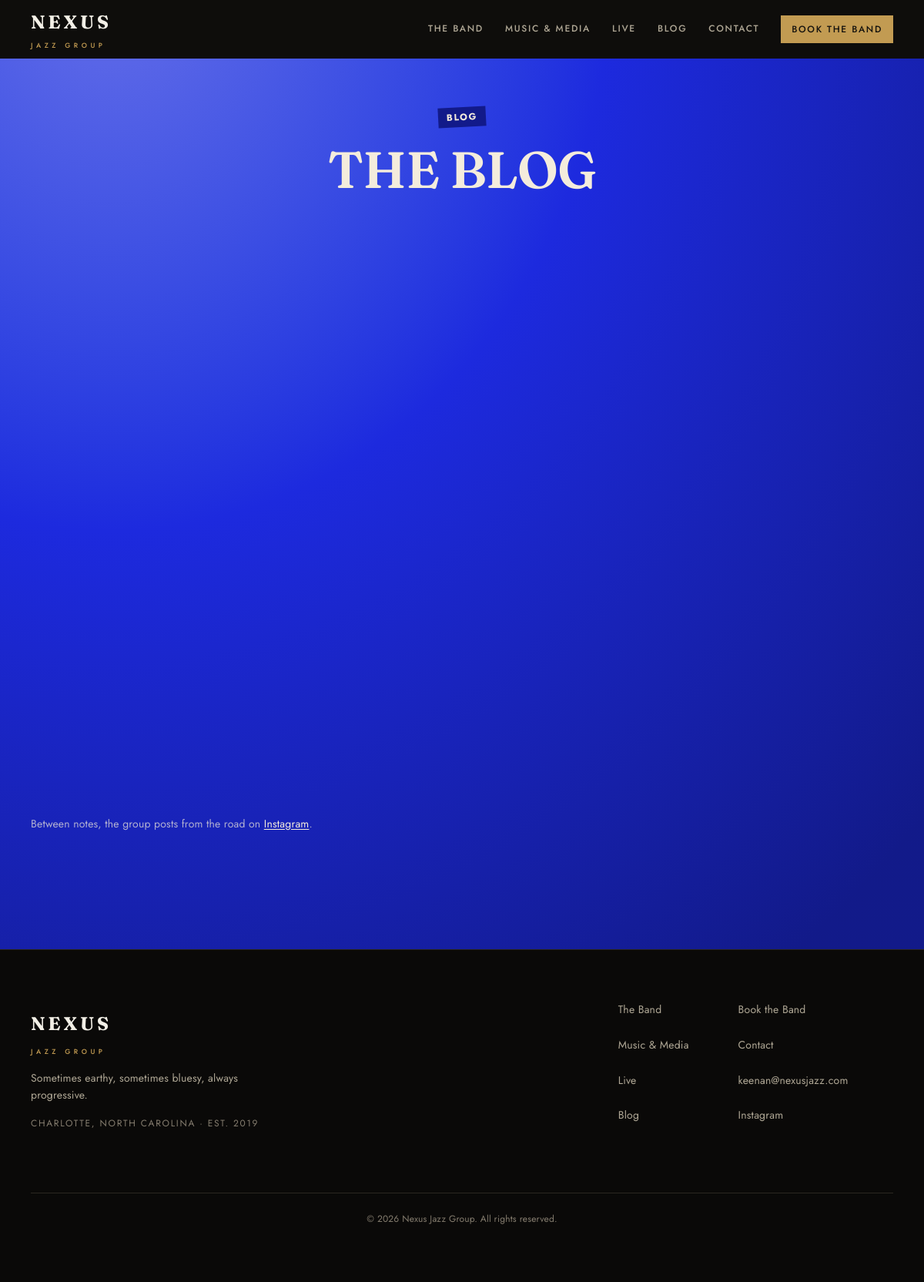
Before: /blog/category/live/ with the older database file.
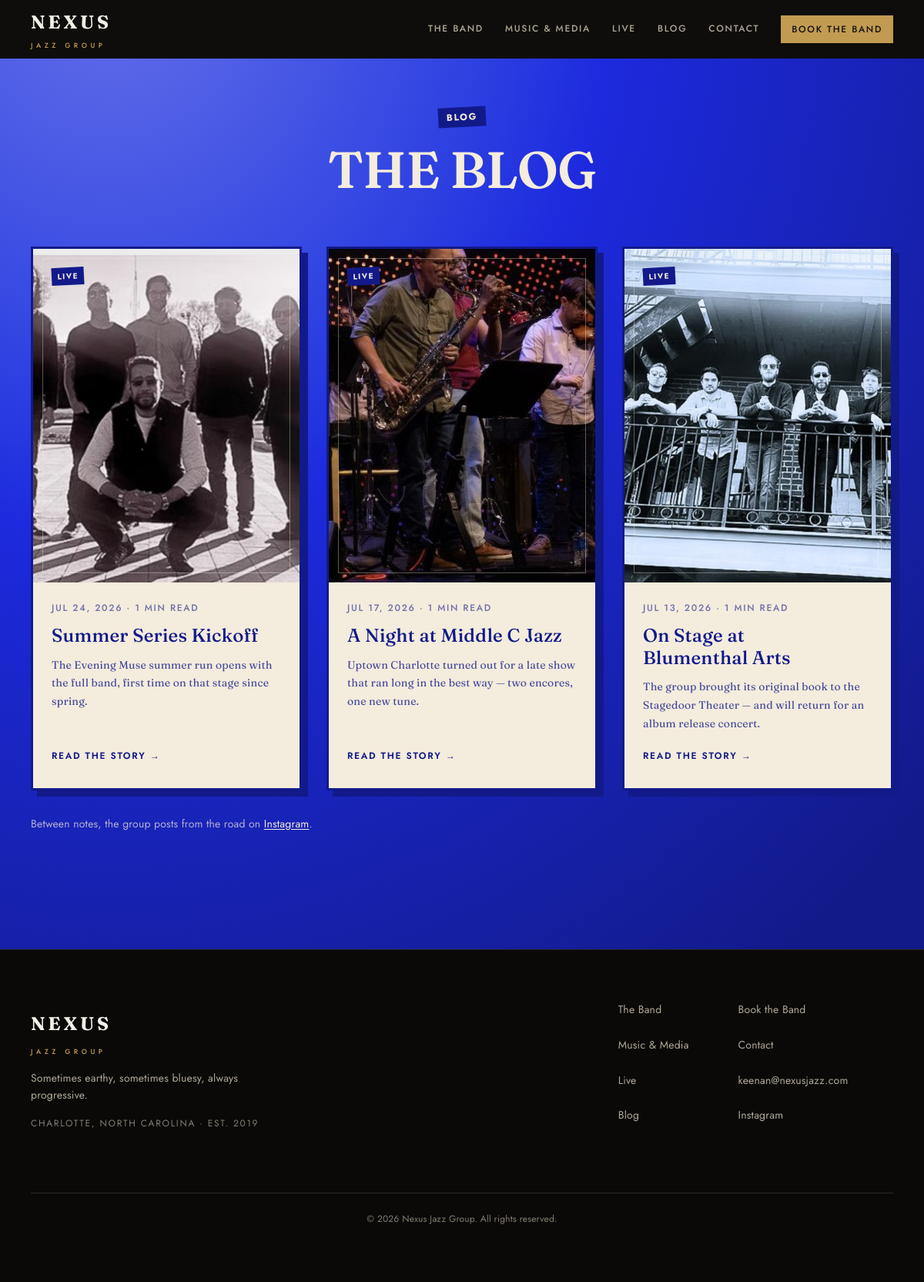
After: the same page with the newer database file.
### apps/core/models.py (models this page shows, shortened)
class SiteSettings(models.Model):
    site_name = models.CharField(max_length=200, default="My Business")
    tagline = models.CharField(max_length=300, blank=True)
    phone_display = models.CharField(max_length=50, blank=True)
    phone_tel = models.CharField(max_length=30, blank=True)
    email = models.EmailField(blank=True)
    address = models.TextField(blank=True)
    hours = models.TextField(blank=True)
    map_embed_url = models.URLField(blank=True)
    facebook_url = models.URLField(blank=True)
    instagram_url = models.URLField(blank=True)
    youtube_url = models.URLField(blank=True)
    twitter_url = models.URLField(blank=True)
    linkedin_url = models.URLField(blank=True)
    alert_enabled = models.BooleanField(default=False)
    alert_message = models.CharField(max_length=160, blank=True)
    alert_color = ColorField(default="#C44444")
    class Meta:
        verbose_name = "Site Settings"
        verbose_name_plural = "Site Settings"

### apps/blog/models.py (models this page shows, shortened)
class BlogPost(models.Model):
    title = models.CharField(max_length=200)
    slug = models.SlugField(max_length=220, unique=True)
    author = models.ForeignKey(
        settings.AUTH_USER_MODEL,
        null=True,
        blank=True,
        on_delete=models.SET_NULL,
        related_name="blog_posts",
    )
    category = models.ForeignKey(
        BlogCategory,
        null=True,
        blank=True,
        on_delete=models.SET_NULL,
        related_name="posts",
    )
    tags = models.ManyToManyField(BlogTag, blank=True, related_name="posts")
    featured_image = models.ImageField(upload_to="blog/", blank=True, null=True)
    image_focal_y = models.FloatField(default=0.5)
    excerpt = models.CharField(max_length=300, blank=True)
    body = models.TextField()
    is_published = models.BooleanField(default=False)
    published_at = models.DateTimeField(null=True, blank=True)
    meta_description = models.CharField(max_length=160, blank=True)
    meta_keywords = models.CharField(max_length=255, blank=True)
    created_at = models.DateTimeField(auto_now_add=True)
    updated_at = models.DateTimeField(auto_now=True)
    class Meta:
        ordering = ["-published_at", "-created_at"]
        verbose_name = "Blog Post"
        verbose_name_plural = "Blog Posts"
    @property
    def reading_time(self):
        word_count = len(self.body.split())
        minutes = max(1, round(word_count / 200))
        return f"{minutes} min read"

class BlogCategory(models.Model):
    name = models.CharField(max_length=200, unique=True)
    slug = models.SlugField(max_length=220, unique=True, blank=True)
    description = models.TextField(blank=True)
    is_active = models.BooleanField(default=True)
    class Meta:
        ordering = ["name"]
        verbose_name = "Blog Category"
        verbose_name_plural = "Blog Categories"

### apps/blog/views.py (the view)
# urls.py: path("category/<slug:slug>/", views.by_category, name="blog_by_category"),
def by_category(request, slug):
    category = get_object_or_404(BlogCategory, slug=slug, is_active=True)
    posts = BlogPost.objects.filter(category=category, is_published=True)
    paginator = Paginator(posts, 10)
    page_obj = paginator.get_page(request.GET.get("page"))
    context = {
        "category": category,
        "page_obj": page_obj,
        "posts": page_obj,
    }
    return render(request, "blog/list.html", context)

### apps/core/context_processors.py (called while the page is built)
def site_settings(request):
    try:
        settings_obj = SiteSettings.objects.first()
    except Exception:
        settings_obj = None
    return {
        "site_settings": settings_obj,
    }

### apps/core/templatetags/assets.py (called while the page is built)
@register.simple_tag
def static_v(path):
    url = static(path)
    try:
        found = finders.find(path)
        if found:
            stamp = int(os.path.getmtime(Path(found)))
            sep = "&" if "?" in url else "?"
            return f"{url}{sep}v={stamp}"
    except Exception:
        pass
    return url

### templates/blog/list.html (shortened to what this page needs)
{% extends "base.html" %}
{% block content %}
<div class="news-retro">
  <header class="page-head">
    <div class="container">
      <div class="news-retro__head">
        <p class="news-retro__kicker">Blog</p>
        <h1 class="news-retro__heading">The Blog</h1>
      </div>
    </div>
  </header>
  <section class="section-x section-x--flush" aria-label="Blog posts">
    <div class="container">
      <div class="post-cards post-cards--retro">
        {% for post in posts %}
        <div class="reveal {% cycle '' 'reveal-d1' 'reveal-d2' %}">
          {% include "blog/_post_card.html" with post=post %}
        </div>
        {% empty %}
        <p class="empty-note">No posts yet — the first note lands soon.</p>
        {% endfor %}
      </div>
      <p class="news-retro__end">Between notes, the group posts from the road on
        {% if site_settings.instagram_url %}<a href="{{ site_settings.instagram_url }}" target="_blank" rel="noopener">Instagram</a>{% else %}Instagram{% endif %}.
      </p>
    </div>
  </section>
</div>
{% endblock %}

### templates/base.html (shortened to what this page needs)
<!DOCTYPE html>
<html lang="en">
<head>
  {% load static %}
  {% load assets %}
  <link rel="stylesheet" href="{% static_v 'css/theme.css' %}">
  <link rel="stylesheet" href="{% static_v 'css/base.css' %}">
  <link rel="stylesheet" href="{% static_v 'css/nexus.css' %}">
</head>
<body class="{% block body_class %}{% endblock %}">
  {% include "partials/_nav.html" %}
  <main class="main-content" id="main">
    {% block content %}{% endblock %}
  </main>
  {% include "partials/_footer.html" %}
</body>
</html>

### templates/partials/_nav.html (shortened to what this page needs)
{% load static %}
<nav class="nav" data-sticky>
  <div class="nav__inner">
    <a class="nav__brand" href="{% url 'home' %}" aria-label="Nexus Jazz Group — home">
      <span class="brand-word">Nexus</span>
      <span class="brand-sub">Jazz Group</span>
    </a>
    <ul class="nav__links">
      <li><a href="{% url 'team' %}">The Band</a></li>
      <li><a href="{% url 'gallery' %}">Music &amp; Media</a></li>
      <li><a href="{% url 'events_index' %}">Live</a></li>
      <li><a href="{% url 'blog_index' %}">Blog</a></li>
      <li><a href="{% url 'contact' %}">Contact</a></li>
      <li class="nav__cta"><a class="btn btn--book" href="{% url 'booking' %}">Book the Band</a></li>
    </ul>
  </div>
</nav>

### templates/blog/_post_card.html (shortened to what this page needs)
<a class="post-card{% if not post.featured_image %} post-card--plate{% endif %}" href="{% url 'blog_detail' post.slug %}">
  <div class="post-card__cover">
    {% if post.featured_image %}
    <img src="{{ post.featured_image.url }}" alt=""
         style="object-position: center {% widthratio post.image_focal_y 1 100 %}%"
         loading="lazy" decoding="async">
    {% else %}
    <div class="post-card__plate" aria-hidden="true">
      <span class="post-card__plate-label">Nexus Jazz Group</span>
      <span class="post-card__plate-title">{{ post.title }}</span>
      <span class="post-card__plate-rule"></span>
    </div>
    {% endif %}
    <span class="post-card__tag">{% if post.category %}{{ post.category.name }}{% else %}Blog{% endif %}</span>
  </div>
  <div class="post-card__body">
    <p class="post-card__date">
      <time datetime="{{ post.published_at|date:'Y-m-d' }}">{{ post.published_at|date:"M j, Y" }}</time>
      · {{ post.reading_time }}
    </p>
    <h3 class="post-card__title">{{ post.title }}</h3>
    {% if post.excerpt %}<p class="post-card__excerpt">{{ post.excerpt }}</p>{% endif %}
    <span class="post-card__more">Read the story <span aria-hidden="true">→</span></span>
  </div>
</a>

### templates/partials/_footer.html
{% load static %}
<footer class="footer">
  <div class="container">
    <div class="footer__grid">
      <div class="footer__id">
        <div class="footer__brand">
          <span class="brand-word">Nexus</span>
          <span class="brand-sub">Jazz Group</span>
        </div>
        {% if site_settings.tagline %}
        <p class="footer__tagline">{{ site_settings.tagline }}</p>
        {% endif %}
        <p class="footer__place">Charlotte, North Carolina · est. 2019</p>
      </div>
      <nav class="footer__nav" aria-label="Footer">
        <ul class="footer__links">
          <li><a href="{% url 'team' %}">The Band</a></li>
          <li><a href="{% url 'gallery' %}">Music &amp; Media</a></li>
          <li><a href="{% url 'events_index' %}">Live</a></li>
          <li><a href="{% url 'blog_index' %}">Blog</a></li>
        </ul>
        <ul class="footer__links">
          <li><a href="{% url 'booking' %}">Book the Band</a></li>
          <li><a href="{% url 'contact' %}">Contact</a></li>
          {% if site_settings.email %}
          <li><a href="mailto:{{ site_settings.email }}">{{ site_settings.email }}</a></li>
          {% endif %}
          {% if site_settings.instagram_url %}
          <li><a href="{{ site_settings.instagram_url }}" target="_blank" rel="noopener">Instagram</a></li>
          {% endif %}
        </ul>
      </nav>
    </div>
    <div class="footer__bottom">
      <p>&copy; {% now "Y" %} Nexus Jazz Group. All rights reserved.</p>
    </div>
  </div>
</footer>

### static/css/theme.css (style rules this page uses)
:root { --color-primary: #C29B52; --color-primary-dark: #D6B26A; --color-primary-light: #231C10; --color-secondary: #0A0908; --color-accent: var(--color-primary); --font-heading: 'Fraunces', Georgia, 'Times New Roman', serif; --font-body: 'Jost', 'Futura', system-ui, sans-serif; --radius: 0.25rem; --color-bg: #0E0D0B; --color-surface: #171511; --color-surface-2: #1E1B16; --color-border: #2B2721; --color-text: #F2EFE6; --color-text-muted: #AFA795; --color-text-light: #857D6F; --color-inverse-bg: #F2EFE6; --color-inverse-text: #14120E; --color-success: #15803D; --color-warning: #B45309; --color-error: #B91C1C; --color-info: #1D4ED8; --text-xs: 0.75rem; --text-sm: 0.875rem; --text-base: 1rem; --text-lg: 1.125rem; --text-xl: clamp(1.25rem, 1.15rem + 0.5vw, 1.5rem); --text-2xl: clamp(1.6rem, 1.3rem + 1.2vw, 2.25rem); --text-3xl: clamp(2rem, 1.5rem + 2vw, 3rem); --text-hero: clamp(2.6rem, 1.7rem + 4vw, 5.25rem); --leading-tight: 1.15; --leading-body: 1.7; --tracking-label: 0.14em; --font-mono: ui-monospace, 'SF Mono', Menlo, monospace; --space-1: 0.25rem; --space-2: 0.5rem; --space-3: 0.75rem; --space-4: 1rem; --space-6: 1.5rem; --space-8: 2rem; --space-12: 3rem; --space-16: 4rem; --space-24: 6rem; --space-32: 8rem; --section-y-s1: clamp(2.5rem, 2rem + 2vw, 4rem); --section-y-s2: clamp(4rem, 3rem + 4vw, 7rem); --section-y-s3: clamp(5.5rem, 4rem + 6vw, 9rem); --section-y: var(--section-y-s3); --max-width: 80rem; --max-width-prose: 45rem; --container-pad: clamp(1.25rem, 4vw, 2.5rem); --radius-sm: calc(var(--radius) * 0.5); --radius-lg: calc(var(--radius) * 1.75); --radius-full: 999px; --shadow-sm: 0 1px 2px rgba(0,0,0,.4); --shadow: 0 2px 12px rgba(0,0,0,.45); --shadow-md: 0 8px 24px rgba(0,0,0,.5); --shadow-lg: 0 16px 40px rgba(0,0,0,.55); --t-fast: 150ms; --t-base: 240ms; --t-slow: 400ms; --ease-out: cubic-bezier(0.22, 1, 0.36, 1); --ease-in-out: cubic-bezier(0.65, 0, 0.35, 1); --focus-ring: 0 0 0 3px color-mix(in srgb, var(--color-primary) 45%, transparent); --text-4xl: var(--text-3xl); --transition: var(--t-fast) var(--ease-out); --transition-md: var(--t-base) var(--ease-out); }
html { scroll-behavior: smooth; }
body { font-family: var(--font-body); color: var(--color-text); background: var(--color-bg); line-height: var(--leading-body); margin: 0; }
h1, h2, h3, h4 { font-family: var(--font-heading); font-optical-sizing: auto; line-height: var(--leading-tight); color: var(--color-text); }
img, video, svg { max-width: 100%; height: auto; display: block; }
.reveal { opacity: 0; transform: translateY(24px); transition: opacity var(--t-slow) var(--ease-out), transform var(--t-slow) var(--ease-out); }
.reveal.visible { opacity: 1; transform: none; }
.reveal-d1 { transition-delay: 80ms; }
.reveal-d2 { transition-delay: 160ms; }

Changed rows visible on the page:
now on this page (row edited): BlogPost: featured_image (picture), category.name "LIVE", published_at "JUL 24, 2026", reading_time "1 MIN READ", title "Summer Series Kickoff", excerpt "The Evening Muse summer run opens with the full band, first time on that stage since spring."
now on this page (row edited): BlogPost: featured_image (picture), category.name "LIVE", published_at "JUL 17, 2026", reading_time "1 MIN READ", title "A Night at Middle C Jazz", excerpt "Uptown Charlotte turned out for a late show that ran long in the best way — two encores, one new tune."
now on this page (row edited): BlogPost: featured_image (picture), category.name "LIVE", published_at "JUL 13, 2026", reading_time "1 MIN READ", title "On Stage at Blumenthal Arts", excerpt "The group brought its original book to the Stagedoor Theater — and will return for an album release concert."
